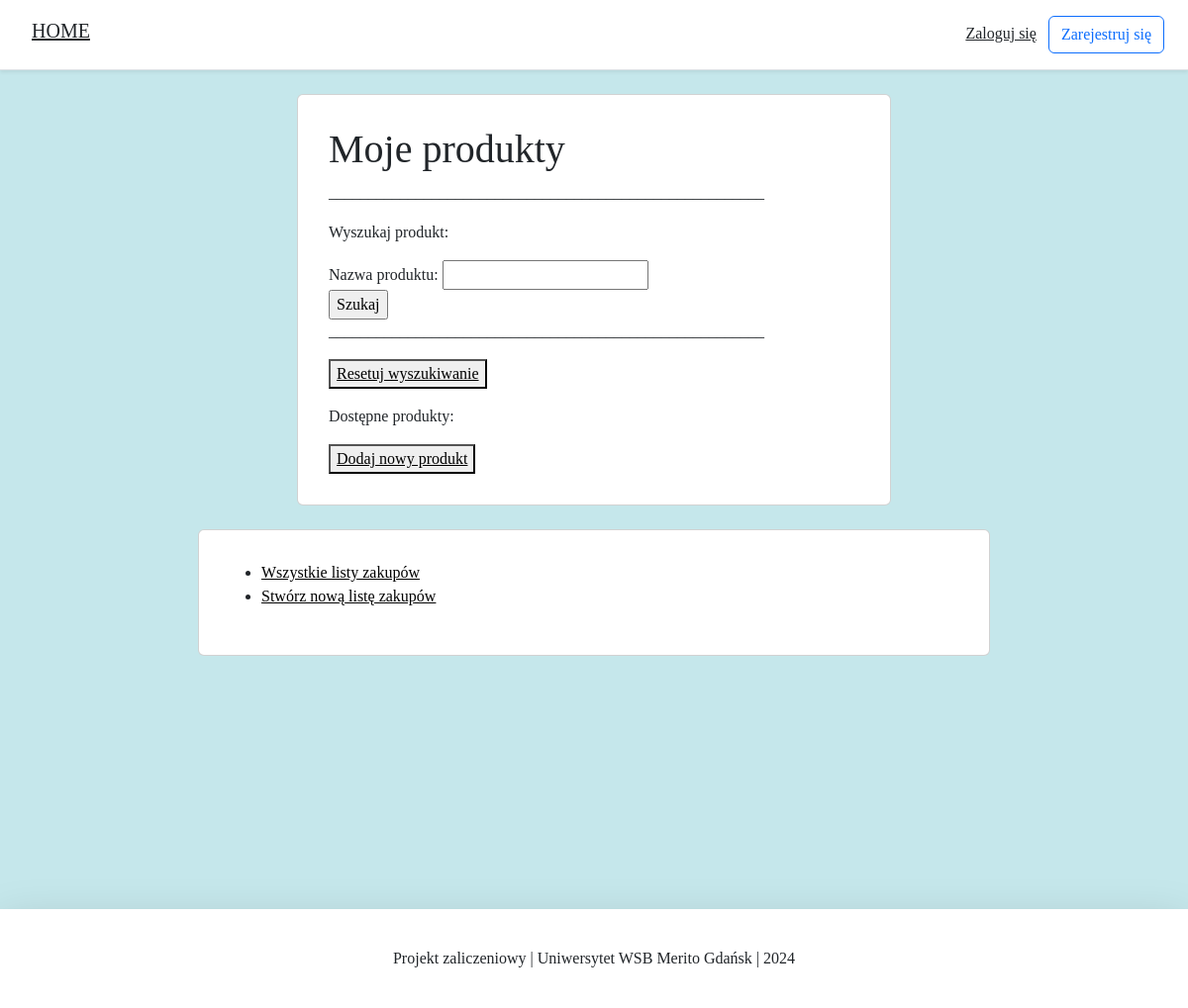
Before: /products/ with the older database file.
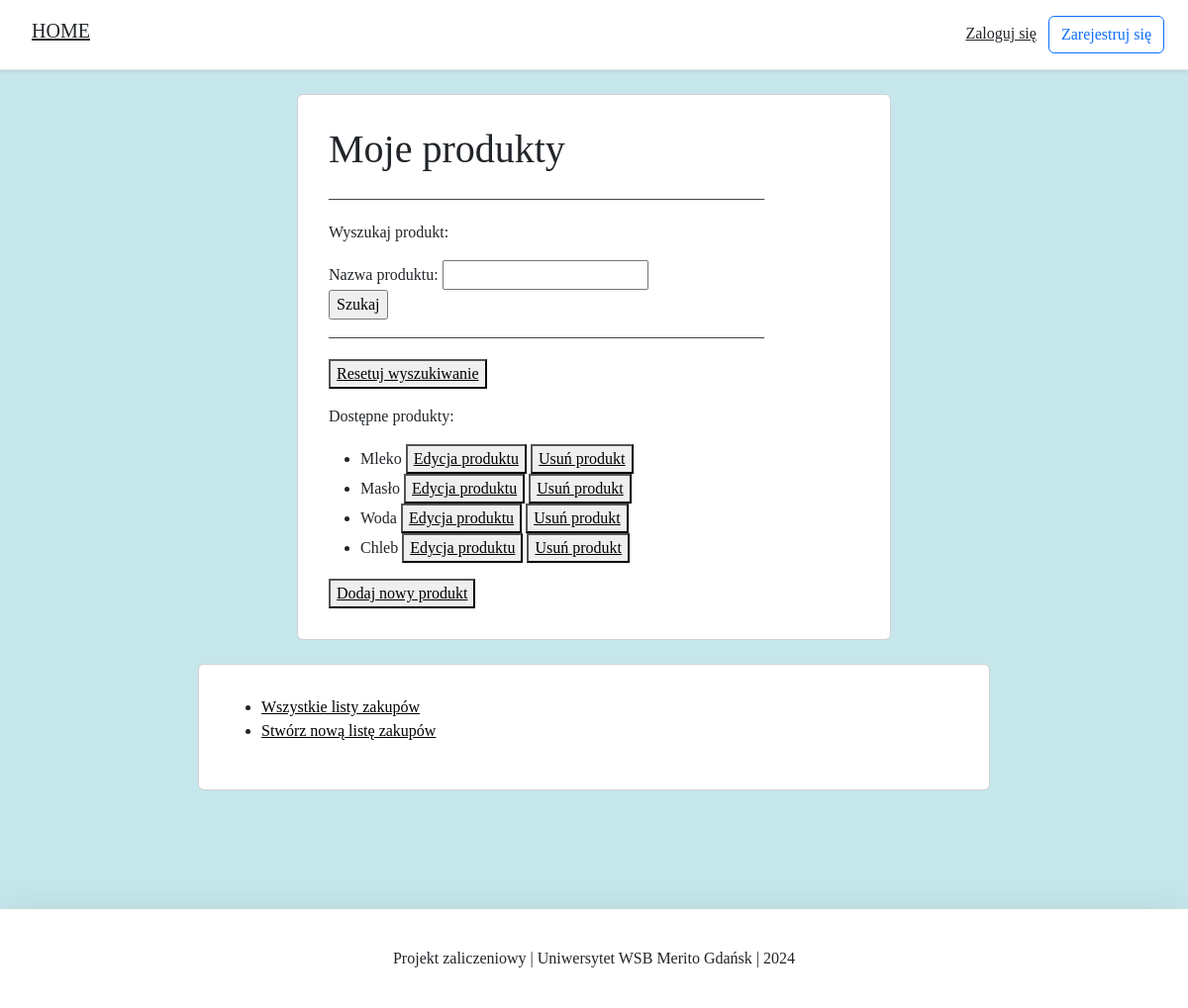
After: the same page with the newer database file.
### products/models.py (models this page shows, shortened)
class Products(models.Model):
    product_name = models.CharField(max_length=30, verbose_name="Nazwa produktu")
    class Meta:
        verbose_name_plural = "Produkty"

### products/views.py (the view, shortened to what this page needs)
# urls.py: path('products/', ProductsListView.as_view(), name='products'),
class ProductsListView(ListView):
    model = Products
    template_name = 'all_products.html'
    context_object_name = 'my_products'
    def get_queryset(self):
        return Products.objects.all()
    def get_context_data(self, **kwargs):
        context = super(ProductsListView, self).get_context_data(**kwargs)
        context["form"] = ProductsForm(self.request.POST or None)
        return context

### products/forms.py
class ProductsForm(forms.ModelForm):
    class Meta:
        model = Products
        fields = ('product_name', )

### products/templates/all_products.html (shortened to what this page needs)
{% extends 'base.html' %}
{% load static %}
{% block content %}
<body>
<div class="container">
    <div class="row justify-content-center">
        <div class="card card-signin">
            <div class="card-body">
                <h1>Moje produkty</h1>
                <p>_______________________________________________________</p>
                <p>Wyszukaj produkt: </p>
                <form action="{% url 'products' %}" method="POST">
                    {% for field in form %}
                        <div class="fieldWrapper">
                            {{ field.label_tag }} {{ field }}
                        </div>
                    {% endfor %}
                    <input type="submit" value="Szukaj">
                <p>_______________________________________________________</p>
                </form>
                <button><a href="{% url 'products' %}">Resetuj wyszukiwanie</a></button>
                <p>Dostępne produkty:</p>
                <ul>
                    {% for x in my_products %}
                        <li>{{ x.product_name }}
                        <button><a href="{% url 'product_change' x.id %}">Edycja produktu</a></button>
                        <button><a href="{% url 'product_delete' x.id %}">Usuń produkt</a></button></li>
                    {% endfor %}
                </ul>
                <button><a href="{% url 'product_create' %}">Dodaj nowy produkt</a></button>
            </div>
        </div>
    </div>
</div>
<div class="container mt-4">
    <div class="row justify-content-center">
        <div class="card card-navigate">
            <div class="card-body">
                <ul>
                    <li><a href="{% url 'shopping_list' %}">Wszystkie listy zakupów</a></li>
                    <li><a href="{% url 'create' %}">Stwórz nową listę zakupów</a></li>
                </ul>
            </div>
        </div>
    </div>
</div>
</body>
{% endblock content %}

### products/templates/base.html (shortened to what this page needs)
<!DOCTYPE html>
{% load static %}
<html>
<head>
    <link rel="stylesheet" href="{% static 'bootstrap/css/bootstrap.min.css' %}">
</head>
<body>
{% include 'snippets/header.html' %}
<div class="main">
    {% block content %}
    {% endblock content %}
</div>
{% include 'snippets/footer.html' %}
</body>
</html>

### products/templates/snippets/header.html (shortened to what this page needs)
{% load static %}
<div class="d-flex p-3 px-md-4 mb-4 bg-white border-bottom shadow-sm">
    <div class="d-none d-md-flex flex-row my-auto flex-grow-1 align-items-center">
        <h5 class="mr-3 font-weight-normal justify-content-start">
            <a class="p-2 text-dark" href="{% url 'main' %}">HOME</a>
        </h5>
        <div class="d-flex flex-row-reverse flex-grow-1">
            <nav>
                {% if request.user.is_authenticated %}
                    <div class="d-flex align-items-center p-2">
                        <a class="btn btn-outline-primary ml-2" href="{% url 'logout' %}">Wyloguj się</a>
                    </div>
                {% else %}
                    <a class="p-2 text-dark" href="{% url 'login' %}">Zaloguj się</a>
                    <a class="btn btn-outline-primary" href="{% url 'register' %}">Zarejestruj się</a>
                {% endif %}
            </nav>
        </div>
    </div>
</div>

### products/templates/snippets/footer.html (shortened to what this page needs)
<div class="d-flex flex-row align-items-center footer bg-white shadow-lg mt-4">
    <p class="m-auto">Projekt zaliczeniowy | Uniwersytet WSB Merito Gdańsk | 2024</p>
</div>

### products/templates/snippets/base_css.html (style rules this page uses)
body { background-color: #c5e7eb; font-family: "Segue UI"; font-weight: 380; }
:root { --main-background-color: #c5e7eb; --dark-background-color: #a3d4e3; --secondary-text-color: #808080; --light-primary-text-color: #0080ff; }

### products/templates/base.html (style rules this page uses)
.main { min-height: 100vh; height: 100%; }

### products/templates/all_products.html (style rules this page uses)
.card-navigate { width: 100%; max-width: 800px; padding: 15px; margin: auto; }

### products/templates/snippets/footer.html (style rules this page uses)
.footer { min-height: 100px; }

Changed rows visible on the page:
added Products: product_name "Mleko"
added Products: product_name "Masło"
added Products: product_name "Woda"
added Products: product_name "Chleb"
